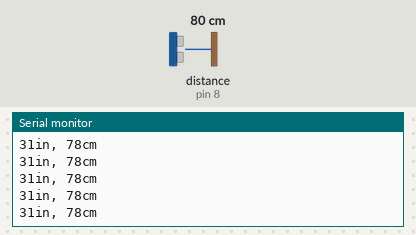
The sketch below on a simulated Arduino Uno, built with avr-gcc and run on an emulated ATmega328P. On the bench: the last lines printed to the serial monitor. Wiring (inferred from the names in the program): ultrasonic range finder: trigger pin 7; echo pin 8. The inputs (shaded band) are chosen by the test bench; at power-on: distance to the obstacle (sensor on pin 8) 80 cm. The echo pulse lasts 58.3 µs per cm.

Above: at 1.2 s.
1.3 s: distance to the obstacle (sensor on pin 8) set to 2 cm
At 1.38 s:
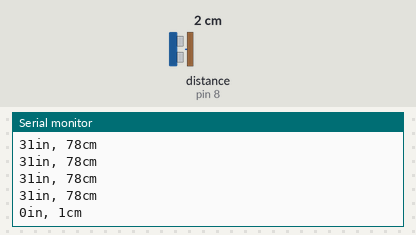
4.3 s: distance to the obstacle (sensor on pin 8) set to 250 cm
At 4.41 s:
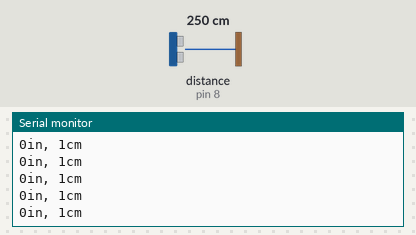
Timing chart, 0 to 7.3 s (numbered marks = the images above; inputs shaded):
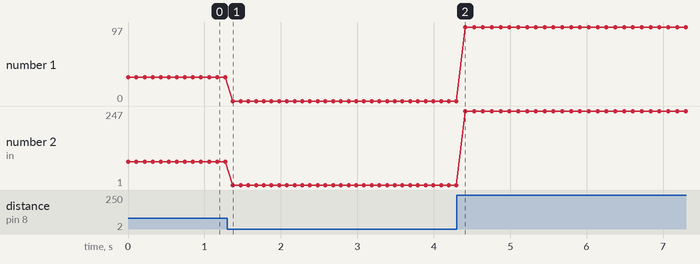

Measured:
- after the input at 1.3 s, the serial monitor: prints a new line after 0.07 s (image 1)
- plotted number 1: 31 → 0 after the input at 1.3 s, 0 → 97 after the input at 4.3 s
- plotted number 2: 78 → 1 after the input at 1.3 s, 1 → 247 after the input at 4.3 s

The sketch:

distSensor.ino
```cpp
const int trigPin = 7;
const int echoPin = 8;

void setup() {
  // initalize serial communication to view the data
  Serial.begin(9600);

  // initialize trigPin as an output pin as it will send the pulse
  // to trigger the sensor and echoPin as input as it will read the
  // voltage produced by the sensor when the sound wave returns
  pinMode(trigPin, OUTPUT);
  pinMode(echoPin, INPUT);
}

void loop() {
  // duration will store the time it takes for the sound to come back
  // inches and cm will be the distances to the obstacle in inches and cm
  long duration, inches, cm;

  // Make sure the voltage at trigPin is LOW
  digitalWrite(trigPin, LOW);
  delayMicroseconds(2);

  // Send a pulse that lasts 10 microseconds
  digitalWrite(trigPin, HIGH);
  delayMicroseconds(10); // expected pulse duration for HC-SR04
  digitalWrite(trigPin, LOW);

  // echoPin will turn HIGH when the sound wave is sent and it will stay that way
  // until the sound wave returns after hitting an object
  // the duration in microseconds of the HIGH signal from echoPin is measured with pulseIn
  duration = pulseIn(echoPin, HIGH);

  // convert the time into a distance
  inches = msToIn(duration);
  cm = msToCm(duration);

  // print the values in the serial monitor
  Serial.print(inches);
  Serial.print("in, ");
  Serial.print(cm);
  Serial.print("cm");
  Serial.println();

  delay(100);
}

// Speed of sound in air is roughly 340 m/s

long msToIn(long microseconds) {
  // 0.0134 in is the distance sound travels in a microsecond
  // also divide by 2 since the sound travels double the distance
  return microseconds * 0.0134 / 2;
}

long msToCm(long microseconds) {
  // 0.034 cm is the distance sound travels in a microsecond
  // also divide by 2 since the sound travels double the distance
  return microseconds * 0.034 / 2;
}
```
